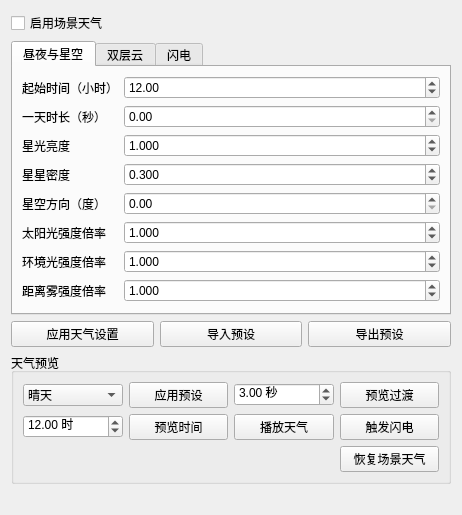
<?xml version="1.0" encoding="UTF-8"?>
<ui version="4.0">
  <class>WeatherWindow</class>
  <widget class="QDialog" name="WeatherWindow">
    <property name="windowTitle">
      <string>场景天气</string>
    </property>
    <layout class="QVBoxLayout" name="weatherLayout">
      <item>
        <widget class="QCheckBox" name="enabledCheck">
          <property name="text">
            <string>启用场景天气</string>
          </property>
        </widget>
      </item>
      <item>
        <widget class="QTabWidget" name="settingsTabs">
          <widget class="QWidget" name="skyTab">
            <attribute name="title">
              <string>昼夜与星空</string>
            </attribute>
            <layout class="QFormLayout" name="skyForm">
              <item row="0" column="0">
                <widget class="QLabel" name="timeOfDayLabel">
                  <property name="text">
                    <string>起始时间（小时）</string>
                  </property>
                </widget>
              </item>
              <item row="0" column="1">
                <widget class="QDoubleSpinBox" name="timeOfDay">
                  <property name="decimals">
                    <number>2</number>
                  </property>
                  <property name="minimum">
                    <double>0</double>
                  </property>
                  <property name="maximum">
                    <double>24</double>
                  </property>
                  <property name="singleStep">
                    <double>0.1</double>
                  </property>
                  <property name="value">
                    <double>12</double>
                  </property>
                </widget>
              </item>
              <item row="1" column="0">
                <widget class="QLabel" name="dayLengthLabel">
                  <property name="text">
                    <string>一天时长（秒）</string>
                  </property>
                </widget>
              </item>
              <item row="1" column="1">
                <widget class="QDoubleSpinBox" name="dayLength">
                  <property name="decimals">
                    <number>2</number>
                  </property>
                  <property name="minimum">
                    <double>0</double>
                  </property>
                  <property name="maximum">
                    <double>100000000.0</double>
                  </property>
                  <property name="singleStep">
                    <double>10</double>
                  </property>
                  <property name="value">
                    <double>0</double>
                  </property>
                  <property name="toolTip">
                    <string>设为 0 时保持指定时间</string>
                  </property>
                </widget>
              </item>
              <item row="2" column="0">
                <widget class="QLabel" name="starIntensityLabel">
                  <property name="text">
                    <string>星光亮度</string>
                  </property>
                </widget>
              </item>
              <item row="2" column="1">
                <widget class="QDoubleSpinBox" name="starIntensity">
                  <property name="decimals">
                    <number>3</number>
                  </property>
                  <property name="minimum">
                    <double>0</double>
                  </property>
                  <property name="maximum">
                    <double>16</double>
                  </property>
                  <property name="singleStep">
                    <double>0.1</double>
                  </property>
                  <property name="value">
                    <double>1</double>
                  </property>
                </widget>
              </item>
              <item row="3" column="0">
                <widget class="QLabel" name="starDensityLabel">
                  <property name="text">
                    <string>星星密度</string>
                  </property>
                </widget>
              </item>
              <item row="3" column="1">
                <widget class="QDoubleSpinBox" name="starDensity">
                  <property name="decimals">
                    <number>3</number>
                  </property>
                  <property name="minimum">
                    <double>0</double>
                  </property>
                  <property name="maximum">
                    <double>1</double>
                  </property>
                  <property name="singleStep">
                    <double>0.05</double>
                  </property>
                  <property name="value">
                    <double>0.3</double>
                  </property>
                </widget>
              </item>
              <item row="4" column="0">
                <widget class="QLabel" name="starRotationLabel">
                  <property name="text">
                    <string>星空方向（度）</string>
                  </property>
                </widget>
              </item>
              <item row="4" column="1">
                <widget class="QDoubleSpinBox" name="starRotation">
                  <property name="decimals">
                    <number>2</number>
                  </property>
                  <property name="minimum">
                    <double>0</double>
                  </property>
                  <property name="maximum">
                    <double>360</double>
                  </property>
                  <property name="singleStep">
                    <double>5</double>
                  </property>
                  <property name="value">
                    <double>0</double>
                  </property>
                </widget>
              </item>
              <item row="5" column="0">
                <widget class="QLabel" name="dayLightLabel">
                  <property name="text">
                    <string>太阳光强度倍率</string>
                  </property>
                </widget>
              </item>
              <item row="5" column="1">
                <widget class="QDoubleSpinBox" name="dayLight">
                  <property name="decimals">
                    <number>3</number>
                  </property>
                  <property name="minimum">
                    <double>0</double>
                  </property>
                  <property name="maximum">
                    <double>4</double>
                  </property>
                  <property name="singleStep">
                    <double>0.1</double>
                  </property>
                  <property name="value">
                    <double>1</double>
                  </property>
                </widget>
              </item>
              <item row="6" column="0">
                <widget class="QLabel" name="ambientLightLabel">
                  <property name="text">
                    <string>环境光强度倍率</string>
                  </property>
                </widget>
              </item>
              <item row="6" column="1">
                <widget class="QDoubleSpinBox" name="ambientLight">
                  <property name="decimals">
                    <number>3</number>
                  </property>
                  <property name="minimum">
                    <double>0</double>
                  </property>
                  <property name="maximum">
                    <double>4</double>
                  </property>
                  <property name="singleStep">
                    <double>0.1</double>
                  </property>
                  <property name="value">
                    <double>1</double>
                  </property>
                </widget>
              </item>
              <item row="7" column="0">
                <widget class="QLabel" name="fogStrengthLabel">
                  <property name="text">
                    <string>距离雾强度倍率</string>
                  </property>
                </widget>
              </item>
              <item row="7" column="1">
                <widget class="QDoubleSpinBox" name="fogStrength">
                  <property name="decimals">
                    <number>3</number>
                  </property>
                  <property name="minimum">
                    <double>0</double>
                  </property>
                  <property name="maximum">
                    <double>4</double>
                  </property>
                  <property name="singleStep">
                    <double>0.1</double>
                  </property>
                  <property name="value">
                    <double>1</double>
                  </property>
                </widget>
              </item>
            </layout>
          </widget>
          <widget class="QWidget" name="cloudTab">
            <attribute name="title">
              <string>双层云</string>
            </attribute>
            <layout class="QVBoxLayout" name="cloudLayout">
              <item>
                <layout class="QHBoxLayout" name="layersLayout">
                  <item>
                    <widget class="QGroupBox" name="cloudAGroup">
                      <property name="title">
                        <string>第 1 层云</string>
                      </property>
                      <layout class="QFormLayout" name="cloudAForm">
                        <item row="0" column="0">
                          <widget class="QLabel" name="cloudACoverageLabel">
                            <property name="text">
                              <string>覆盖率</string>
                            </property>
                          </widget>
                        </item>
                        <item row="0" column="1">
                          <widget class="QDoubleSpinBox" name="cloudACoverage">
                            <property name="decimals">
                              <number>3</number>
                            </property>
                            <property name="minimum">
                              <double>0</double>
                            </property>
                            <property name="maximum">
                              <double>1</double>
                            </property>
                            <property name="singleStep">
                              <double>0.05</double>
                            </property>
                            <property name="value">
                              <double>0.22</double>
                            </property>
                          </widget>
                        </item>
                        <item row="1" column="0">
                          <widget class="QLabel" name="cloudADensityLabel">
                            <property name="text">
                              <string>密度</string>
                            </property>
                          </widget>
                        </item>
                        <item row="1" column="1">
                          <widget class="QDoubleSpinBox" name="cloudADensity">
                            <property name="decimals">
                              <number>3</number>
                            </property>
                            <property name="minimum">
                              <double>0</double>
                            </property>
                            <property name="maximum">
                              <double>1</double>
                            </property>
                            <property name="singleStep">
                              <double>0.05</double>
                            </property>
                            <property name="value">
                              <double>0.75</double>
                            </property>
                          </widget>
                        </item>
                        <item row="2" column="0">
                          <widget class="QLabel" name="cloudAScaleLabel">
                            <property name="text">
                              <string>图案频率</string>
                            </property>
                          </widget>
                        </item>
                        <item row="2" column="1">
                          <widget class="QDoubleSpinBox" name="cloudAScale">
                            <property name="decimals">
                              <number>3</number>
                            </property>
                            <property name="minimum">
                              <double>0.125</double>
                            </property>
                            <property name="maximum">
                              <double>64</double>
                            </property>
                            <property name="singleStep">
                              <double>0.125</double>
                            </property>
                            <property name="value">
                              <double>2</double>
                            </property>
                          </widget>
                        </item>
                        <item row="3" column="0">
                          <widget class="QLabel" name="cloudAWindDirectionLabel">
                            <property name="text">
                              <string>风向（度）</string>
                            </property>
                          </widget>
                        </item>
                        <item row="3" column="1">
                          <widget class="QDoubleSpinBox" name="cloudAWindDirection">
                            <property name="decimals">
                              <number>2</number>
                            </property>
                            <property name="minimum">
                              <double>0</double>
                            </property>
                            <property name="maximum">
                              <double>360</double>
                            </property>
                            <property name="singleStep">
                              <double>5</double>
                            </property>
                            <property name="value">
                              <double>0</double>
                            </property>
                          </widget>
                        </item>
                        <item row="4" column="0">
                          <widget class="QLabel" name="cloudAWindSpeedLabel">
                            <property name="text">
                              <string>风速（图案周期/秒）</string>
                            </property>
                          </widget>
                        </item>
                        <item row="4" column="1">
                          <widget class="QDoubleSpinBox" name="cloudAWindSpeed">
                            <property name="decimals">
                              <number>4</number>
                            </property>
                            <property name="minimum">
                              <double>0</double>
                            </property>
                            <property name="maximum">
                              <double>2</double>
                            </property>
                            <property name="singleStep">
                              <double>0.005</double>
                            </property>
                            <property name="value">
                              <double>0.018</double>
                            </property>
                          </widget>
                        </item>
                      </layout>
                    </widget>
                  </item>
                  <item>
                    <widget class="QGroupBox" name="cloudBGroup">
                      <property name="title">
                        <string>第 2 层云</string>
                      </property>
                      <layout class="QFormLayout" name="cloudBForm">
                        <item row="0" column="0">
                          <widget class="QLabel" name="cloudBCoverageLabel">
                            <property name="text">
                              <string>覆盖率</string>
                            </property>
                          </widget>
                        </item>
                        <item row="0" column="1">
                          <widget class="QDoubleSpinBox" name="cloudBCoverage">
                            <property name="decimals">
                              <number>3</number>
                            </property>
                            <property name="minimum">
                              <double>0</double>
                            </property>
                            <property name="maximum">
                              <double>1</double>
                            </property>
                            <property name="singleStep">
                              <double>0.05</double>
                            </property>
                            <property name="value">
                              <double>0.12</double>
                            </property>
                          </widget>
                        </item>
                        <item row="1" column="0">
                          <widget class="QLabel" name="cloudBDensityLabel">
                            <property name="text">
                              <string>密度</string>
                            </property>
                          </widget>
                        </item>
                        <item row="1" column="1">
                          <widget class="QDoubleSpinBox" name="cloudBDensity">
                            <property name="decimals">
                              <number>3</number>
                            </property>
                            <property name="minimum">
                              <double>0</double>
                            </property>
                            <property name="maximum">
                              <double>1</double>
                            </property>
                            <property name="singleStep">
                              <double>0.05</double>
                            </property>
                            <property name="value">
                              <double>0.35</double>
                            </property>
                          </widget>
                        </item>
                        <item row="2" column="0">
                          <widget class="QLabel" name="cloudBScaleLabel">
                            <property name="text">
                              <string>图案频率</string>
                            </property>
                          </widget>
                        </item>
                        <item row="2" column="1">
                          <widget class="QDoubleSpinBox" name="cloudBScale">
                            <property name="decimals">
                              <number>3</number>
                            </property>
                            <property name="minimum">
                              <double>0.125</double>
                            </property>
                            <property name="maximum">
                              <double>64</double>
                            </property>
                            <property name="singleStep">
                              <double>0.125</double>
                            </property>
                            <property name="value">
                              <double>5</double>
                            </property>
                          </widget>
                        </item>
                        <item row="3" column="0">
                          <widget class="QLabel" name="cloudBWindDirectionLabel">
                            <property name="text">
                              <string>风向（度）</string>
                            </property>
                          </widget>
                        </item>
                        <item row="3" column="1">
                          <widget class="QDoubleSpinBox" name="cloudBWindDirection">
                            <property name="decimals">
                              <number>2</number>
                            </property>
                            <property name="minimum">
                              <double>0</double>
                            </property>
                            <property name="maximum">
                              <double>360</double>
                            </property>
                            <property name="singleStep">
                              <double>5</double>
                            </property>
                            <property name="value">
                              <double>70</double>
                            </property>
                          </widget>
                        </item>
                        <item row="4" column="0">
                          <widget class="QLabel" name="cloudBWindSpeedLabel">
                            <property name="text">
                              <string>风速（图案周期/秒）</string>
                            </property>
                          </widget>
                        </item>
                        <item row="4" column="1">
                          <widget class="QDoubleSpinBox" name="cloudBWindSpeed">
                            <property name="decimals">
                              <number>4</number>
                            </property>
                            <property name="minimum">
                              <double>0</double>
                            </property>
                            <property name="maximum">
                              <double>2</double>
                            </property>
                            <property name="singleStep">
                              <double>0.005</double>
                            </property>
                            <property name="value">
                              <double>0.01</double>
                            </property>
                          </widget>
                        </item>
                      </layout>
                    </widget>
                  </item>
                </layout>
              </item>
              <item>
                <layout class="QHBoxLayout" name="cloudColorLayout">
                  <item>
                    <widget class="QLabel" name="cloudColorLabel">
                      <property name="text">
                        <string>云层颜色（线性 RGB）</string>
                      </property>
                    </widget>
                  </item>
                  <item>
                    <widget class="QDoubleSpinBox" name="cloudRed">
                      <property name="decimals">
                        <number>3</number>
                      </property>
                      <property name="minimum">
                        <double>0</double>
                      </property>
                      <property name="maximum">
                        <double>8</double>
                      </property>
                      <property name="singleStep">
                        <double>0.05</double>
                      </property>
                      <property name="value">
                        <double>1</double>
                      </property>
                    </widget>
                  </item>
                  <item>
                    <widget class="QDoubleSpinBox" name="cloudGreen">
                      <property name="decimals">
                        <number>3</number>
                      </property>
                      <property name="minimum">
                        <double>0</double>
                      </property>
                      <property name="maximum">
                        <double>8</double>
                      </property>
                      <property name="singleStep">
                        <double>0.05</double>
                      </property>
                      <property name="value">
                        <double>1</double>
                      </property>
                    </widget>
                  </item>
                  <item>
                    <widget class="QDoubleSpinBox" name="cloudBlue">
                      <property name="decimals">
                        <number>3</number>
                      </property>
                      <property name="minimum">
                        <double>0</double>
                      </property>
                      <property name="maximum">
                        <double>8</double>
                      </property>
                      <property name="singleStep">
                        <double>0.05</double>
                      </property>
                      <property name="value">
                        <double>1</double>
                      </property>
                    </widget>
                  </item>
                </layout>
              </item>
            </layout>
          </widget>
          <widget class="QWidget" name="lightningTab">
            <attribute name="title">
              <string>闪电</string>
            </attribute>
            <layout class="QFormLayout" name="lightningForm">
              <item row="0" column="0">
                <widget class="QLabel" name="strikePositionLabel">
                  <property name="text">
                    <string>落点 XYZ（米）</string>
                  </property>
                </widget>
              </item>
              <item row="0" column="1">
                <layout class="QHBoxLayout" name="strikePositionLayout">
                  <item>
                    <widget class="QDoubleSpinBox" name="strikeX">
                      <property name="decimals">
                        <number>2</number>
                      </property>
                      <property name="minimum">
                        <double>-10000000.0</double>
                      </property>
                      <property name="maximum">
                        <double>10000000.0</double>
                      </property>
                      <property name="singleStep">
                        <double>1</double>
                      </property>
                      <property name="value">
                        <double>0</double>
                      </property>
                    </widget>
                  </item>
                  <item>
                    <widget class="QDoubleSpinBox" name="strikeY">
                      <property name="decimals">
                        <number>2</number>
                      </property>
                      <property name="minimum">
                        <double>-10000000.0</double>
                      </property>
                      <property name="maximum">
                        <double>10000000.0</double>
                      </property>
                      <property name="singleStep">
                        <double>1</double>
                      </property>
                      <property name="value">
                        <double>0</double>
                      </property>
                    </widget>
                  </item>
                  <item>
                    <widget class="QDoubleSpinBox" name="strikeZ">
                      <property name="decimals">
                        <number>2</number>
                      </property>
                      <property name="minimum">
                        <double>-10000000.0</double>
                      </property>
                      <property name="maximum">
                        <double>10000000.0</double>
                      </property>
                      <property name="singleStep">
                        <double>1</double>
                      </property>
                      <property name="value">
                        <double>0</double>
                      </property>
                    </widget>
                  </item>
                </layout>
              </item>
              <item row="1" column="0">
                <widget class="QLabel" name="strikeHeightLabel">
                  <property name="text">
                    <string>电弧高度（米）</string>
                  </property>
                </widget>
              </item>
              <item row="1" column="1">
                <widget class="QDoubleSpinBox" name="strikeHeight">
                  <property name="decimals">
                    <number>2</number>
                  </property>
                  <property name="minimum">
                    <double>0.1</double>
                  </property>
                  <property name="maximum">
                    <double>100000.0</double>
                  </property>
                  <property name="singleStep">
                    <double>5</double>
                  </property>
                  <property name="value">
                    <double>80</double>
                  </property>
                </widget>
              </item>
              <item row="2" column="0">
                <widget class="QLabel" name="strikeIntensityLabel">
                  <property name="text">
                    <string>峰值亮度</string>
                  </property>
                </widget>
              </item>
              <item row="2" column="1">
                <widget class="QDoubleSpinBox" name="strikeIntensity">
                  <property name="decimals">
                    <number>2</number>
                  </property>
                  <property name="minimum">
                    <double>0</double>
                  </property>
                  <property name="maximum">
                    <double>64</double>
                  </property>
                  <property name="singleStep">
                    <double>0.5</double>
                  </property>
                  <property name="value">
                    <double>6</double>
                  </property>
                </widget>
              </item>
              <item row="3" column="0">
                <widget class="QLabel" name="strikeRadiusLabel">
                  <property name="text">
                    <string>照明范围（米）</string>
                  </property>
                </widget>
              </item>
              <item row="3" column="1">
                <widget class="QDoubleSpinBox" name="strikeRadius">
                  <property name="decimals">
                    <number>2</number>
                  </property>
                  <property name="minimum">
                    <double>0.1</double>
                  </property>
                  <property name="maximum">
                    <double>100000.0</double>
                  </property>
                  <property name="singleStep">
                    <double>5</double>
                  </property>
                  <property name="value">
                    <double>100</double>
                  </property>
                </widget>
              </item>
              <item row="4" column="0">
                <widget class="QLabel" name="strikeDurationLabel">
                  <property name="text">
                    <string>持续时间（秒）</string>
                  </property>
                </widget>
              </item>
              <item row="4" column="1">
                <widget class="QDoubleSpinBox" name="strikeDuration">
                  <property name="decimals">
                    <number>3</number>
                  </property>
                  <property name="minimum">
                    <double>0.02</double>
                  </property>
                  <property name="maximum">
                    <double>10</double>
                  </property>
                  <property name="singleStep">
                    <double>0.05</double>
                  </property>
                  <property name="value">
                    <double>0.45</double>
                  </property>
                </widget>
              </item>
              <item row="5" column="0">
                <widget class="QLabel" name="strikeSeedLabel">
                  <property name="text">
                    <string>电弧形状种子</string>
                  </property>
                </widget>
              </item>
              <item row="5" column="1">
                <widget class="QDoubleSpinBox" name="strikeSeed">
                  <property name="decimals">
                    <number>0</number>
                  </property>
                  <property name="minimum">
                    <double>0</double>
                  </property>
                  <property name="maximum">
                    <double>4294967295</double>
                  </property>
                  <property name="singleStep">
                    <double>1</double>
                  </property>
                  <property name="value">
                    <double>0</double>
                  </property>
                </widget>
              </item>
              <item row="6" column="0">
                <widget class="QLabel" name="strikeColorLabel">
                  <property name="text">
                    <string>闪电颜色（线性 RGB）</string>
                  </property>
                </widget>
              </item>
              <item row="6" column="1">
                <layout class="QHBoxLayout" name="strikeColorLayout">
                  <item>
                    <widget class="QDoubleSpinBox" name="strikeRed">
                      <property name="decimals">
                        <number>3</number>
                      </property>
                      <property name="minimum">
                        <double>0</double>
                      </property>
                      <property name="maximum">
                        <double>8</double>
                      </property>
                      <property name="singleStep">
                        <double>0.05</double>
                      </property>
                      <property name="value">
                        <double>0.67</double>
                      </property>
                    </widget>
                  </item>
                  <item>
                    <widget class="QDoubleSpinBox" name="strikeGreen">
                      <property name="decimals">
                        <number>3</number>
                      </property>
                      <property name="minimum">
                        <double>0</double>
                      </property>
                      <property name="maximum">
                        <double>8</double>
                      </property>
                      <property name="singleStep">
                        <double>0.05</double>
                      </property>
                      <property name="value">
                        <double>0.79</double>
                      </property>
                    </widget>
                  </item>
                  <item>
                    <widget class="QDoubleSpinBox" name="strikeBlue">
                      <property name="decimals">
                        <number>3</number>
                      </property>
                      <property name="minimum">
                        <double>0</double>
                      </property>
                      <property name="maximum">
                        <double>8</double>
                      </property>
                      <property name="singleStep">
                        <double>0.05</double>
                      </property>
                      <property name="value">
                        <double>1</double>
                      </property>
                    </widget>
                  </item>
                </layout>
              </item>
            </layout>
          </widget>
        </widget>
      </item>
      <item>
        <layout class="QHBoxLayout" name="authoringButtons">
          <item>
            <widget class="QPushButton" name="applyButton">
              <property name="text">
                <string>应用天气设置</string>
              </property>
              <property name="autoDefault">
                <bool>false</bool>
              </property>
            </widget>
          </item>
          <item>
            <widget class="QPushButton" name="importButton">
              <property name="text">
                <string>导入预设</string>
              </property>
              <property name="autoDefault">
                <bool>false</bool>
              </property>
            </widget>
          </item>
          <item>
            <widget class="QPushButton" name="exportButton">
              <property name="text">
                <string>导出预设</string>
              </property>
              <property name="autoDefault">
                <bool>false</bool>
              </property>
            </widget>
          </item>
        </layout>
      </item>
      <item>
        <widget class="QGroupBox" name="previewGroup">
          <property name="title">
            <string>天气预览</string>
          </property>
          <layout class="QGridLayout" name="previewLayout">
            <item row="0" column="0">
              <widget class="QComboBox" name="lookCombo">
                <item>
                  <property name="text">
                    <string>晴天</string>
                  </property>
                </item>
                <item>
                  <property name="text">
                    <string>多云</string>
                  </property>
                </item>
                <item>
                  <property name="text">
                    <string>阴天</string>
                  </property>
                </item>
              </widget>
            </item>
            <item row="0" column="1">
              <widget class="QPushButton" name="applyLookButton">
                <property name="text">
                  <string>应用预设</string>
                </property>
                <property name="autoDefault">
                  <bool>false</bool>
                </property>
              </widget>
            </item>
            <item row="0" column="2">
              <widget class="QDoubleSpinBox" name="transitionSeconds">
                <property name="decimals">
                  <number>2</number>
                </property>
                <property name="minimum">
                  <double>0</double>
                </property>
                <property name="maximum">
                  <double>60</double>
                </property>
                <property name="singleStep">
                  <double>0.5</double>
                </property>
                <property name="value">
                  <double>3</double>
                </property>
                <property name="toolTip">
                  <string>预设过渡时长</string>
                </property>
                <property name="suffix">
                  <string> 秒</string>
                </property>
              </widget>
            </item>
            <item row="0" column="3">
              <widget class="QPushButton" name="previewLookButton">
                <property name="text">
                  <string>预览过渡</string>
                </property>
                <property name="autoDefault">
                  <bool>false</bool>
                </property>
              </widget>
            </item>
            <item row="1" column="0">
              <widget class="QDoubleSpinBox" name="previewHour">
                <property name="decimals">
                  <number>2</number>
                </property>
                <property name="minimum">
                  <double>0</double>
                </property>
                <property name="maximum">
                  <double>24</double>
                </property>
                <property name="singleStep">
                  <double>0.5</double>
                </property>
                <property name="value">
                  <double>12</double>
                </property>
                <property name="toolTip">
                  <string>预览时间</string>
                </property>
                <property name="suffix">
                  <string> 时</string>
                </property>
              </widget>
            </item>
            <item row="1" column="1">
              <widget class="QPushButton" name="previewTimeButton">
                <property name="text">
                  <string>预览时间</string>
                </property>
                <property name="autoDefault">
                  <bool>false</bool>
                </property>
              </widget>
            </item>
            <item row="1" column="2">
              <widget class="QPushButton" name="previewPlayButton">
                <property name="text">
                  <string>播放天气</string>
                </property>
                <property name="checkable">
                  <bool>true</bool>
                </property>
                <property name="autoDefault">
                  <bool>false</bool>
                </property>
              </widget>
            </item>
            <item row="1" column="3">
              <widget class="QPushButton" name="lightningButton">
                <property name="text">
                  <string>触发闪电</string>
                </property>
                <property name="autoDefault">
                  <bool>false</bool>
                </property>
              </widget>
            </item>
            <item row="2" column="3">
              <widget class="QPushButton" name="resetPreviewButton">
                <property name="text">
                  <string>恢复场景天气</string>
                </property>
                <property name="autoDefault">
                  <bool>false</bool>
                </property>
              </widget>
            </item>
          </layout>
        </widget>
      </item>
      <item>
        <widget class="QLabel" name="errorLabel">
          <property name="wordWrap">
            <bool>true</bool>
          </property>
        </widget>
      </item>
    </layout>
    <action name="windowAction">
      <property name="text">
        <string>窗口</string>
      </property>
    </action>
    <action name="weatherAction">
      <property name="text">
        <string>场景天气</string>
      </property>
    </action>
  </widget>
  <resources />
  <connections />
</ui>
